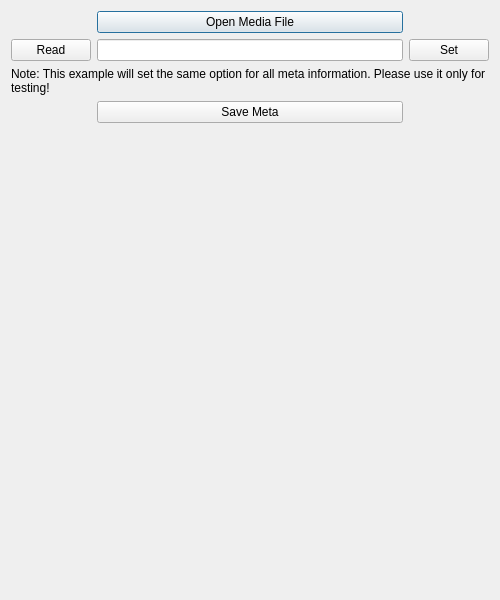
<?xml version="1.0" encoding="UTF-8"?>
<ui version="4.0">
 <class>MetaManager</class>
 <widget class="QDialog" name="MetaManager">
  <property name="geometry">
   <rect>
    <x>0</x>
    <y>0</y>
    <width>500</width>
    <height>600</height>
   </rect>
  </property>
  <property name="windowTitle">
   <string>Meta Manager Test</string>
  </property>
  <property name="windowIcon">
   <iconset resource="../../data/logo.qrc">
    <normaloff>:/icons/48x48/vlc-qt.png</normaloff>:/icons/48x48/vlc-qt.png</iconset>
  </property>
  <layout class="QGridLayout" name="gridLayout">
   <item row="0" column="1">
    <widget class="QPushButton" name="buttonOpen">
     <property name="text">
      <string>Open Media File</string>
     </property>
    </widget>
   </item>
   <item row="1" column="0">
    <widget class="QPushButton" name="buttonRead">
     <property name="minimumSize">
      <size>
       <width>75</width>
       <height>0</height>
      </size>
     </property>
     <property name="text">
      <string>Read</string>
     </property>
    </widget>
   </item>
   <item row="1" column="1">
    <widget class="QLineEdit" name="edit"/>
   </item>
   <item row="1" column="2">
    <widget class="QPushButton" name="buttonSet">
     <property name="minimumSize">
      <size>
       <width>75</width>
       <height>0</height>
      </size>
     </property>
     <property name="text">
      <string>Set</string>
     </property>
    </widget>
   </item>
   <item row="3" column="1">
    <widget class="QPushButton" name="buttonSave">
     <property name="text">
      <string>Save Meta</string>
     </property>
    </widget>
   </item>
   <item row="4" column="0" colspan="3">
    <widget class="QLabel" name="labelMeta">
     <property name="text">
      <string/>
     </property>
     <property name="wordWrap">
      <bool>true</bool>
     </property>
    </widget>
   </item>
   <item row="2" column="0" colspan="3">
    <widget class="QLabel" name="labelNote">
     <property name="sizePolicy">
      <sizepolicy hsizetype="Preferred" vsizetype="Maximum">
       <horstretch>0</horstretch>
       <verstretch>0</verstretch>
      </sizepolicy>
     </property>
     <property name="text">
      <string>Note: This example will set the same option for all meta information. Please use it only for testing!</string>
     </property>
     <property name="wordWrap">
      <bool>true</bool>
     </property>
    </widget>
   </item>
   <item row="5" column="0" colspan="3">
    <widget class="QLabel" name="labelSave">
     <property name="sizePolicy">
      <sizepolicy hsizetype="Preferred" vsizetype="Maximum">
       <horstretch>0</horstretch>
       <verstretch>0</verstretch>
      </sizepolicy>
     </property>
     <property name="text">
      <string/>
     </property>
    </widget>
   </item>
   <item row="6" column="0" colspan="3">
    <spacer name="verticalSpacer">
     <property name="orientation">
      <enum>Qt::Vertical</enum>
     </property>
     <property name="sizeHint" stdset="0">
      <size>
       <width>20</width>
       <height>40</height>
      </size>
     </property>
    </spacer>
   </item>
  </layout>
 </widget>
 <resources>
  <include location="../../data/logo.qrc"/>
 </resources>
 <connections/>
</ui>
